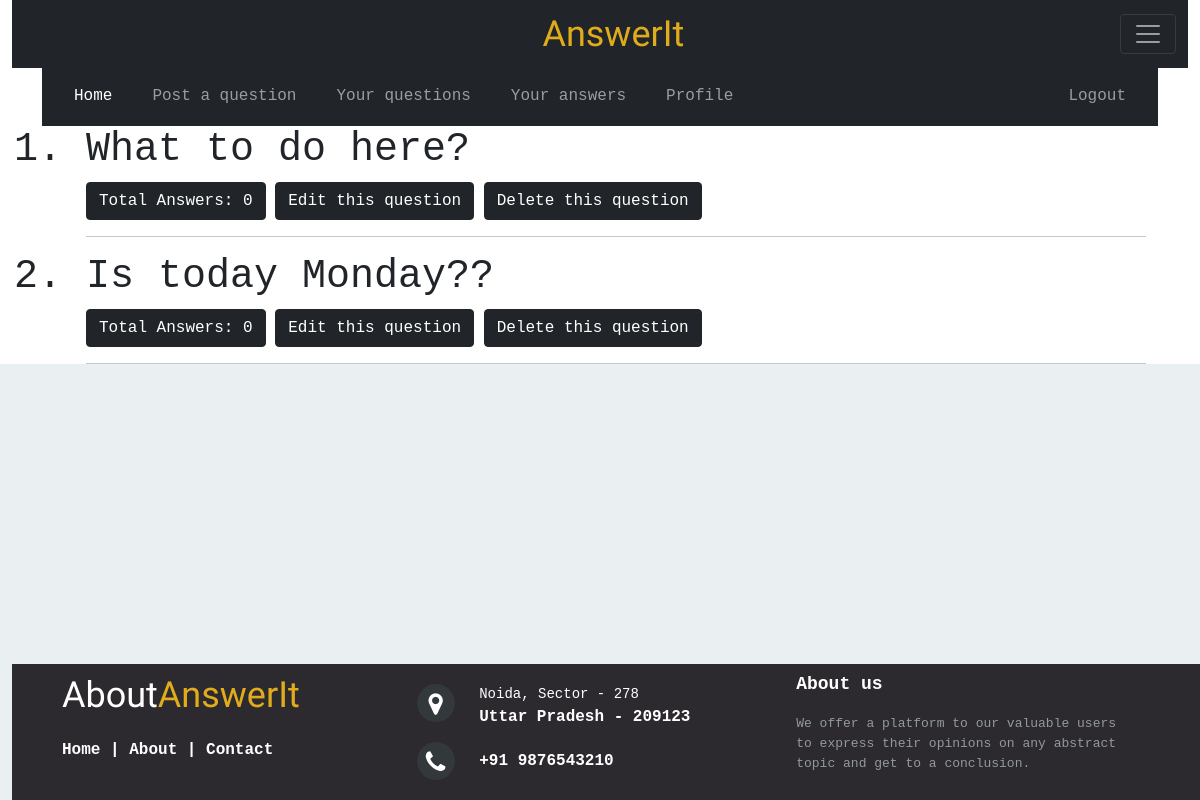
/Accounts/your_questions/ (signed in), run on the app's committed database.
### Accounts/models.py (models this page shows, shortened)
class Question(models.Model):
    user = models.ForeignKey(User,related_name="user_question", on_delete = models.CASCADE)
    question = models.CharField(max_length = 250)
    date_time = models.DateField()
    def answer_count(self):
        return self.answers

### Accounts/views.py (the view)
# urls.py: path('your_questions/', views.YourQuestionsListView.as_view(), name = "your_questions"),
class YourQuestionsListView(LoginRequiredMixin, ListView):
    login_url = '/login/'
    model = Question
    template_name_suffix = '_your'
    def get_queryset(self):
        u = self.request.user.username
        queryset = Question.objects.filter(user__username__iexact=u)
        context_object_name = 'your_questions_list'
        return queryset

### Accounts/templates/Accounts/question_your.html
{% extends "Accounts/base.html" %}
{% load static %}
{% block body %}
<div class="container">
  {% if not question_list %}
  <h1>No questions by you yet...</h1>
  <a href="{% url 'Accounts:new_question' %}"><button class="btn btn-dark" name="button">Click here to post a question</button></a>
  {% else %}
  <ol>
  {% for q in question_list %}
    <h1><li>{{q.question|safe|linebreaksbr}}</li></h1>
    <a href="{% url 'Accounts:question_detail' pk=q.pk %}">  <button class="btn btn-dark" name="button">Total Answers: {{q.answer_count.count}}</button></a>
    <a href="{% url 'Accounts:edit_question' pk=q.pk %}"><button class="btn btn-dark" name="button">Edit this question</button></a>
    <a href="{% url 'Accounts:delete_question' pk=q.pk %}"><button class="btn btn-dark" name="button">Delete this question</button></a>
<hr>
  {% endfor %}
  </ol>
  {% endif %}
</div>
{% endblock %}

### static/AnswerIt/CSS/footer.css (style rules this page uses)
* { padding:0; margin:0; }
html { background-color: #eaf0f2; }
body { font:16px/1.6 Arial, sans-serif; margin-bottom: 17%; }

### data on the page
Question: question "What to do here?", answer_count.count "0"
Question: question "Is today Monday??", answer_count.count "0"
